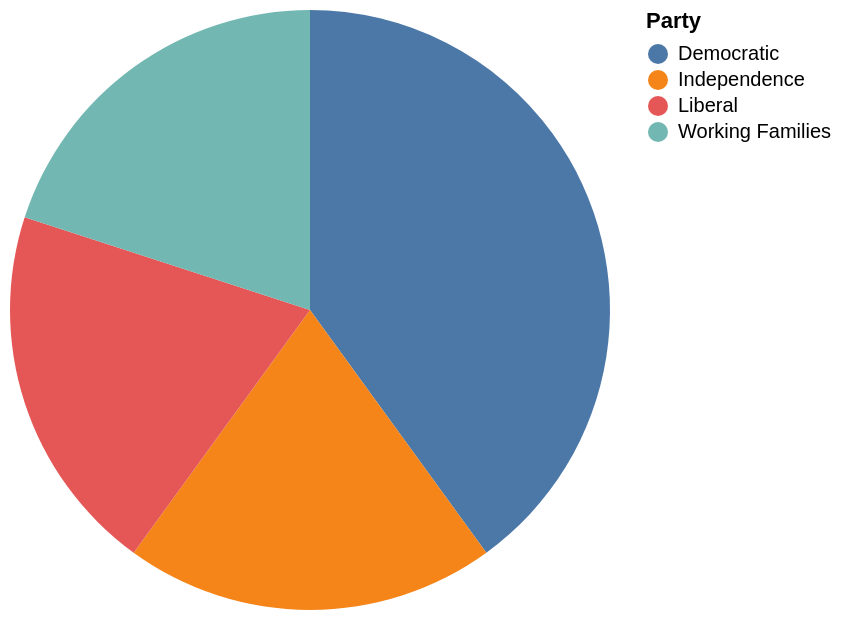

The specification (Vega-Lite) saved for this image:
### Vega-Lite specification from a JSON file in a GitHub repository (floating-point values rounded to 4 significant figures)
{"data": {"values": [{"x_data": "Democratic", "y_data": 2}, {"x_data": "Independence", "y_data": 1}, {"x_data": "Liberal", "y_data": 1}, {"x_data": "Working Families", "y_data": 1}]}, "mark": "arc", "encoding": {"theta": {"field": "y_data", "type": "quantitative", "title": "COUNT(Party)"}, "color": {"field": "x_data", "type": "nominal", "title": "Party"}}}
